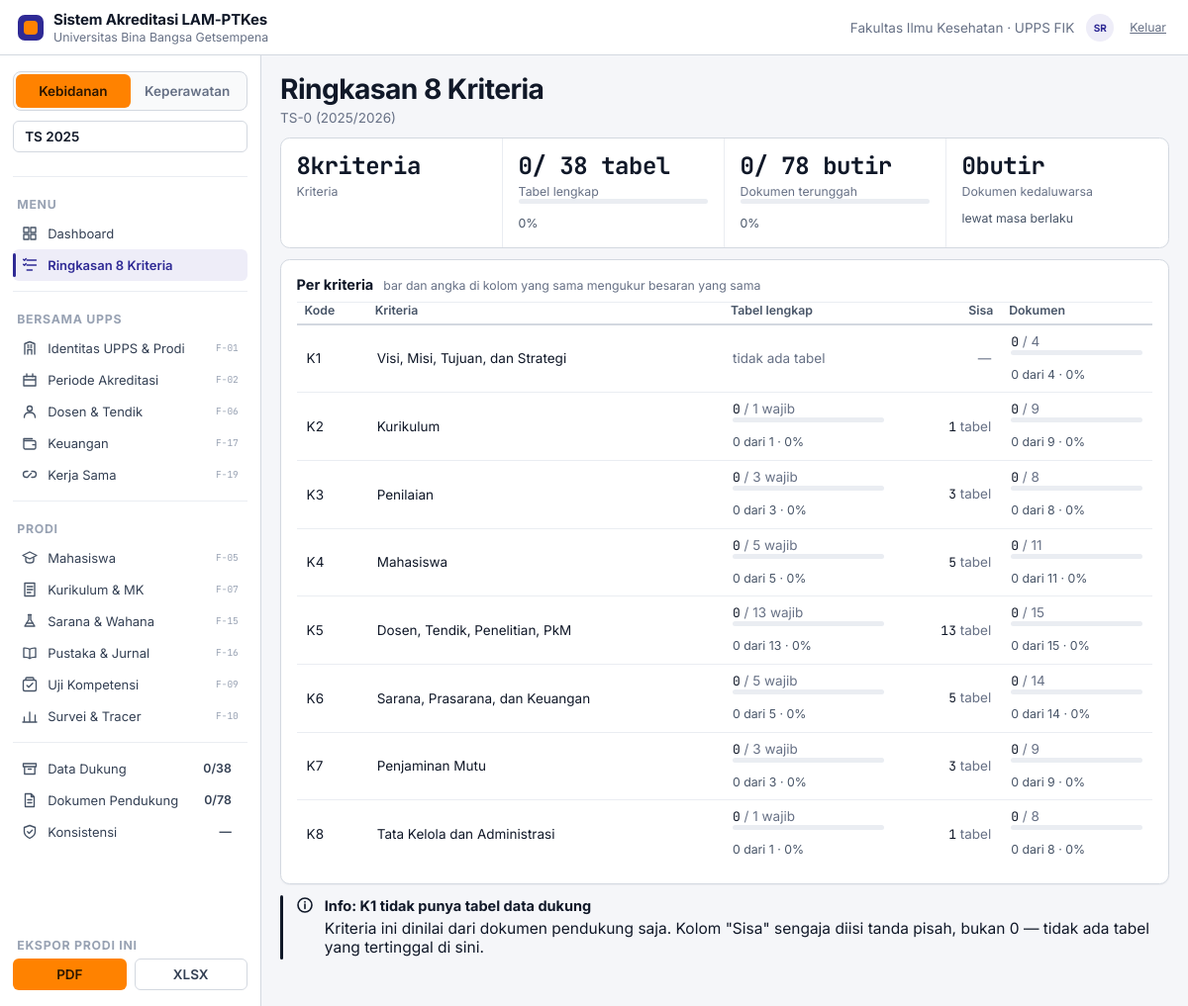
Screenshot of /modul/ringkasan/index.php (signed in) with the database file from the repository.
### tables this page shows
CREATE TABLE pengguna (
  id            INT UNSIGNED NOT NULL AUTO_INCREMENT,
  email         VARCHAR(160) NOT NULL,                
  nama          VARCHAR(160) NOT NULL,
  sandi         VARCHAR(255) NULL,                    
  peran_kode    VARCHAR(32) NOT NULL,
  prodi_id      INT UNSIGNED NULL,                    
  aktif         TINYINT(1) NOT NULL DEFAULT 1,
  dibuat        DATETIME NOT NULL DEFAULT CURRENT_TIMESTAMP,
  masuk_terakhir DATETIME NULL,
  PRIMARY KEY (id),
  UNIQUE KEY uq_pengguna_email (email),
  CONSTRAINT fk_pengguna_peran FOREIGN KEY (peran_kode) REFERENCES peran(kode),
  CONSTRAINT fk_pengguna_prodi FOREIGN KEY (prodi_id) REFERENCES prodi(id)
);

CREATE TABLE prodi (
  id                     INT UNSIGNED NOT NULL AUTO_INCREMENT,
  upps_id                INT UNSIGNED NOT NULL,
  nama_ps                VARCHAR(120) NOT NULL,
  jenjang                ENUM('D-III','Sarjana','Profesi','Sarjana Terapan','Magister','Spesialis') NOT NULL,
  bidang                 VARCHAR(80)  NOT NULL,
  punya_tahap_profesi    TINYINT(1)   NOT NULL DEFAULT 0,
  nama_profesi_lulusan   VARCHAR(80)  NULL,
  lama_studi_semester    TINYINT UNSIGNED NULL,
  nama_uji_kompetensi    VARCHAR(120) NULL,
  peringkat_akreditasi   VARCHAR(40)  NULL,
  tgl_akreditasi         DATE NULL,
  tgl_berakhir_akreditasi DATE NULL,
  aktif                  TINYINT(1) NOT NULL DEFAULT 1,
  dibuat                 DATETIME NOT NULL DEFAULT CURRENT_TIMESTAMP,
  diubah                 DATETIME NOT NULL DEFAULT CURRENT_TIMESTAMP ON UPDATE CURRENT_TIMESTAMP,
  PRIMARY KEY (id),
  UNIQUE KEY uq_prodi_nama (upps_id, nama_ps),
  CONSTRAINT fk_prodi_upps FOREIGN KEY (upps_id) REFERENCES upps(id)
);

CREATE TABLE periode (
  id            INT UNSIGNED NOT NULL AUTO_INCREMENT,
  prodi_id      INT UNSIGNED NOT NULL,
  tahun_ts      SMALLINT UNSIGNED NOT NULL,           
  tahun_ss      SMALLINT UNSIGNED NULL,               
  tgl_pengajuan DATE NULL,
  catatan       VARCHAR(255) NULL,
  aktif         TINYINT(1) NOT NULL DEFAULT 1,
  dibuat        DATETIME NOT NULL DEFAULT CURRENT_TIMESTAMP,
  PRIMARY KEY (id),
  UNIQUE KEY uq_periode (prodi_id, tahun_ts),
  CONSTRAINT fk_periode_prodi FOREIGN KEY (prodi_id) REFERENCES prodi(id),
  CONSTRAINT ck_periode_ts CHECK (tahun_ts BETWEEN 2000 AND 2100)
);

CREATE TABLE IF NOT EXISTS kriteria (
  kode       CHAR(2) NOT NULL,
  nama       VARCHAR(160) NOT NULL,
  PRIMARY KEY (kode)
);

CREATE TABLE tabel_dukung (
  kode          CHAR(2) NOT NULL,
  nomor         TINYINT UNSIGNED NOT NULL,
  judul         VARCHAR(255) NOT NULL,
  kriteria      CHAR(2) NOT NULL,
  khusus_profesi TINYINT(1) NOT NULL DEFAULT 0,
  varian        VARCHAR(20) NULL,                 
  berlaku_untuk VARCHAR(20) NOT NULL DEFAULT 'semua',
  PRIMARY KEY (kode),
  UNIQUE KEY uq_tabel_nomor (nomor),
   
   
  CONSTRAINT fk_tabel_kriteria FOREIGN KEY (kriteria) REFERENCES kriteria(kode)
);

### web/modul/ringkasan/index.php (the view, shortened to what the rows shown need)
<?php
require_once __DIR__ . '/../../system/layout.php';
require_once __DIR__ . '/../../tampilan/kerangka/komponen.php';
$prodi = $PRODI ?? prodi_aktif();
$prodiNama = $U['prodi_nama'] ?? null;
$periode = $prodi ? periode_aktif($prodi) : null;
$perId = (int) $periode['id'];
$perKrit = rekap_kriteria($prodi, $perId);
$ringkas = rekap_ringkas($prodi, $perId);
$dokumen = rekap_dokumen($prodi, $perId);
$dokPer = [];
foreach (rekap_dokumen_per_kriteria($prodi, $perId) as $d) {
    $dokPer[(string) $d['kriteria']] = ['total' => (int) $d['total'], 'unggah' => (int) $d['unggah']];
}
$isi = gaya_kerangka();
$isi .= strip_angka([
    ['label' => 'Kriteria', 'nilai' => count($perKrit), 'satuan' => 'kriteria'],
    ['label' => 'Tabel lengkap', 'nilai' => $ringkas['selesai'], 'dari' => $ringkas['wajib'],
     'satuan' => 'tabel'],
    ['label' => 'Dokumen terunggah', 'nilai' => $dokumen['unggah'], 'dari' => $dokumen['total'],
     'satuan' => 'butir'],
    ['label' => 'Dokumen kedaluwarsa', 'nilai' => $dokumen['kedaluwarsa'],
     'satuan' => 'butir', 'ket' => 'lewat masa berlaku'],
]);
$baris = [];
$tanpaTabel = [];
foreach ($perKrit as $k) {
    $kode = $k['kriteria'];
    $dok = $dokPer[$kode] ?? ['total' => 0, 'unggah' => 0];
    if ($k['total'] > 0) {
        $selTabel = '<span class="num">' . e($k['lengkap']) . '</span>'
                  . ' <span class="muted">/ ' . e($k['wajib']) . ' wajib</span>'
                  . bar_bagian((float) $k['lengkap'], (float) $k['wajib']);
        $sisa = $k['wajib'] - $k['lengkap'];
        $selSisa = $sisa > 0
            ? '<span class="num">' . e($sisa) . '</span> <span class="muted">tabel</span>'
            : '<span class="muted">—</span>';
    } else {
        $tanpaTabel[] = $kode;
        $selTabel = '<span class="muted">tidak ada tabel</span>';
        $selSisa = '<span class="muted">—</span>';
    }
    $selDok = $dok['total'] > 0
        ? '<span class="num">' . e($dok['unggah']) . '</span>'
          . ' <span class="muted">/ ' . e($dok['total']) . '</span>'
          . bar_bagian((float) $dok['unggah'], (float) $dok['total'])
        : '<span class="muted">tidak ada butir</span>';
    $baris[] = [
        'kode'  => $kode,
        'nama'  => $k['nama'],
        'tabel' => ['html' => $selTabel],
        'sisa'  => ['html' => $selSisa],
        'dok'   => ['html' => $selDok],
    ];
}
$isi .= kartu('Per kriteria',
    tabel_html([
        ['kunci' => 'kode', 'label' => 'Kode', 'lebar' => '56px'],
        ['kunci' => 'nama', 'label' => 'Kriteria'],
        ['kunci' => 'tabel', 'label' => 'Tabel lengkap'],
        ['kunci' => 'sisa', 'label' => 'Sisa', 'kelas' => 'r', 'lebar' => '96px'],
        ['kunci' => 'dok', 'label' => 'Dokumen'],
    ], $baris),
    ['catatan' => 'bar dan angka di kolom yang sama mengukur besaran yang sama']);
if ($tanpaTabel !== []) {
    $isi .= callout('info',
        implode(', ', $tanpaTabel) . ' tidak punya tabel data dukung',
        'Kriteria ini dinilai dari dokumen pendukung saja. Kolom "Sisa" sengaja diisi tanda pisah, '
        . 'bukan 0 — tidak ada tabel yang tertinggal di sini.');
}
render('Ringkasan 8 Kriteria', $isi, [
    'aktif' => 'ringkasan',
    'sub'   => ($prodiNama !== null && $prodiNama !== '' ? $prodiNama . ' · ' : '') . label_ts(tahun_ts(), 0),
]);

### web/tampilan/kerangka/komponen.php (shortened to what the rows shown need)
<?php
function strip(array $sel): string
{
    $out = '<div class="strip">';
    foreach ($sel as $s) {
        if (is_array($s) && isset($s['label'])) {
            $nilai = (string) ($s['nilai'] ?? '');
            $label = (string) $s['label'];
            $dari  = $s['dari'] ?? null;
            $satuan = (string) ($s['satuan'] ?? '');
            $ket   = (string) ($s['ket'] ?? '');
            $cls   = (string) ($s['kelas'] ?? '');
        }
        $angka = '<b class="num">' . e($nilai) . '</b>';
        if ($dari !== null && $dari !== '' && (float) $dari > 0) {
            $angka .= '<span class="strip-dari">/ ' . e($dari) . '</span> ';
        }
        if ($satuan !== '') {
            $angka .= '<span class="strip-satuan">' . e($satuan) . '</span>';
        }
        $out .= '<div class="cell"><div class="val ' . e($cls) . '">' . $angka . '</div>'
            . '<div class="lab">' . e($label) . '</div>';
        if ($dari !== null && $dari !== '' && (float) $dari > 0) {
            $out .= mbar((float) $nilai / (float) $dari * 100, $cls !== '' ? $cls : 'ok');
            $out .= '<div class="foot-note">' . e(number_format((float) $nilai / (float) $dari * 100, 0, ',', '.')) . '%</div>';
        }
        if ($ket !== '') {
            $out .= '<div class="foot-note">' . e($ket) . '</div>';
        }
        $out .= '</div>';
    }
    return $out . '</div>';
}
function kartu(string $judulAtauIsi, ?string $isi = null, array $opsi = []): string
{
    $kelas = trim((string) ($opsi['kelas'] ?? ''));
    $id = $opsi['id'] ?? '';
    $catatan = $opsi['catatan'] ?? '';
    return '<div class="card' . ($kelas !== '' ? ' ' . e($kelas) : '') . '"'
        . ($id !== '' ? ' id="' . e((string) $id) . '"' : '') . '>'
        . cardHead($judulAtauIsi, (string) $catatan)
        . $isi
        . '</div>';
}
function cardHead(string $judul, string $catatan = '', string $kanan = ''): string
{
    $out = '<div class="card-head"><h2>' . e($judul) . '</h2>';
    if ($catatan !== '') {
        $out .= '<span class="note">' . e($catatan) . '</span>';
    }
    return $out . '</div>';
}
function mbar(float $pct, string $cls = 'ok', int $h = 5): string
{
    $p = max(0, min(100, $pct));
    return '<div class="mbar" style="height:' . $h . 'px"><i class="' . e($cls)
        . '" style="width:' . number_format($p, 1, '.', '') . '%"></i></div>';
}
function tabel_html(array $kolom, array $baris, array $opsi = []): string
{
    $cls = trim((string) ($opsi['cls'] ?? ''));
    $norm = static function ($k): array {
        if (is_array($k)) {
            if (isset($k['label'])) {
                return [
                    (string) $k['label'],
                    (string) ($k['align'] ?? $k['kelas'] ?? ''),
                    (bool) ($k['html'] ?? false),
                ];
            }
            return [(string) ($k[0] ?? ''), (string) ($k[1] ?? ''), (bool) ($k[2] ?? false)];
        }
        return [(string) $k, '', false];
    };
    $kolomAsli = $kolom;
    $kolom = array_map($norm, $kolom);
    $out = ($opsi['tanpa_bungkus'] ?? false) ? '' : '<div class="tbl-wrap">';
    $out .= '<table class="tbl' . ($cls !== '' ? ' ' . e($cls) : '') . '"><thead><tr>';
    foreach ($kolom as $k) {
        $out .= '<th class="' . ($k[1] === 'r' ? 'r' : '') . '">' . e($k[0]) . '</th>';
    }
    $out .= '</tr></thead><tbody>';
    $kunciKolom = array_map(static fn($k) => is_array($k) ? ($k['kunci'] ?? null) : null, $kolomAsli);
    $adaKunci = $kunciKolom !== [] && array_filter($kunciKolom, static fn($k) => $k !== null) !== [];
    foreach ($baris as $r) {
        $trCls = is_array($r) && isset($r['cls']) && !isset($r['html']) && !isset($r['isi'])
            ? ' class="' . e($r['cls']) . '"' : '';
        if (is_array($r) && isset($r['cells'])) {
            $sel = $r['cells'];
        } elseif (is_array($r) && (array_key_exists('html', $r) || array_key_exists('isi', $r))) {
            $sel = [$r];
        } elseif (is_array($r) && !array_is_list($r) && $adaKunci) {
            $urut = [];
            foreach ($kunciKolom as $kk) {
                $urut[] = $kk !== null ? ($r[$kk] ?? null) : null;
            }
            $sel = $urut;
        } else {
            $sel = $r;
        }
        $out .= '<tr' . $trCls . '>';
        foreach ($sel as $i => $c) {
            $kanan = ($kolom[$i][1] ?? '') === 'r' ? 'r' : '';
            $htmlKolom = $kolom[$i][2] ?? false;
            if (is_array($c)) {
                if (array_key_exists('html', $c)) {
                    $isi = (string) $c['html'];
                    $htmlSel = true;
                } else {
                    $isi = $c['isi'] ?? $c[0] ?? null;
                    $htmlSel = false;
                }
                $clsSel = ' ' . (string) ($c['cls'] ?? $c['kelas'] ?? $c[1] ?? '');
            } else {
                $isi = $c;
                $htmlSel = false;
                $clsSel = '';
            }
            if ($isi === null || $isi === '') {
                $td = '<span class="muted">—</span>';
            } elseif ($htmlSel || $htmlKolom) {
                $td = $isi;
            } else {
                $td = e($isi);
            }
            $attr = trim($kanan . $clsSel);
            $out .= '<td' . ($attr !== '' ? ' class="' . $attr . '"' : '') . '>' . $td . '</td>';
        }
        $out .= '</tr>';
    }
    $out .= '</tbody>';
    $out .= '</table>';
    return ($opsi['tanpa_bungkus'] ?? false) ? $out : $out . '</div>';
}
function strip_angka(array $sel): string
{
    return strip($sel);
}
function bar_bagian(float $bagian, float $total, string $cls = 'ok'): string
{
    $pct = $bagian / $total * 100;
    return mbar($pct, $cls) . '<div class="foot-note">'
        . e(number_format($bagian, 0, ',', '.')) . ' dari '
        . e(number_format($total, 0, ',', '.')) . ' · '
        . e(number_format($pct, 0, ',', '.')) . '%</div>';
}
function rekap_kriteria(int $prodiId, int $periodeId): array
{
    return rekap_per_kriteria($prodiId, $periodeId);
}

### web/system/layout.php (shortened to what the rows shown need)
<?php
require_once __DIR__ . '/view.php';
require_once __DIR__ . '/rekap.php';
function render(string $judul, string $isi, array $opsi = []): void
{
    $U = pengguna();
    ?><!DOCTYPE html>
<html lang="id">
<head>
<link rel="stylesheet" href="<?= e(BASE_URL) ?>assets/css/app.css?v=1">
<link rel="stylesheet" href="<?= e(BASE_URL) ?>assets/css/anim.css?v=1">
</head>
<body>
<header class="topbar">
  <div class="topbar-right">
    <span class="topbar-ctx">Fakultas Ilmu Kesehatan · UPPS FIK</span>
    <div class="avatar" title="<?= e($U['nama'] ?? '') ?>"><?= e(inisial($U['nama'] ?? '')) ?></div>
    <a class="who-keluar" href="<?= e(BASE_URL) ?>index.php?m=masuk&amp;a=keluar">Keluar</a>
  </div>
</header>
<aside class="sidebar" id="sidebar" aria-label="Navigasi utama">
  <div class="switch">
    <?php foreach (semua_prodi() as $p): ?>
      <button data-prodi="<?= (int) $p['id'] ?>" aria-pressed="<?= (int) $p['id'] === prodi_aktif() ? 'true' : 'false' ?>"><?= e($p['nama_ps']) ?></button>
    <?php endforeach; ?>
  </div>
  <button class="period"><b>TS <?= e(tahun_ts()) ?></b></button>
</aside>
<main class="main">
  <div class="page-head">
    <div>
      <h1><?= e($judul) ?></h1>
    </div>
  </div>
  <?= $isi ?>
</main>
</body>
</html><?php
}
function inisial(string $nama): string
{
    $bersih = preg_replace('/,.*$/', '', $nama);
    $kata = preg_split('/\s+/', trim((string) $bersih)) ?: [];
    $out = '';
    foreach ($kata as $k) {
        if ($k !== '') {
            $out .= mb_substr($k, 0, 1);
        }
        if (mb_strlen($out) >= 2) {
            break;
        }
    }
    return mb_strtoupper($out);
}
function semua_prodi(): array
{
    return q('SELECT id, nama_ps FROM prodi WHERE aktif = 1 ORDER BY id');
}
function tahun_ts(): int
{
    static $ts = null;
    if ($ts !== null) {
        return $ts;
    }
    $p = prodi_aktif();
    return $ts = (int) qv('SELECT tahun_ts FROM periode WHERE prodi_id = ? AND aktif = 1
                            ORDER BY tahun_ts DESC LIMIT 1', [$p], (int) date('Y'));
}

### rows the page displays
pengguna: nama "SR", prodi.tahun_ts "2025"
prodi: nama_ps "Kebidanan"
prodi: nama_ps "Keperawatan"
kriteria: kode "K1", nama "Visi, Misi, Tujuan, dan Strategi", total "4"
kriteria: kode "K2", nama "Kurikulum", total "1", total "9"
tabel_dukung: khusus_profesi "0", nomor "1", kriteria "0", kriteria "9"
kriteria: kode "K3", nama "Penilaian", total "3", total "8"
tabel_dukung: khusus_profesi "0", nomor "3", kriteria "0", kriteria "8"
kriteria: kode "K4", nama "Mahasiswa", total "5", total "11"
tabel_dukung: khusus_profesi "0", nomor "5"
kriteria: kode "K5", nama "Dosen, Tendik, Penelitian, PkM", total "13", total "15"
tabel_dukung: khusus_profesi "0", nomor "13"
kriteria: kode "K6", nama "Sarana, Prasarana, dan Keuangan", total "5", total "14"
kriteria: kode "K7", nama "Penjaminan Mutu", total "3", total "9"
kriteria: kode "K8", nama "Tata Kelola dan Administrasi", total "1", total "8"

### other values shown
$grup['kelompok'] "MENU"
$nama "Dashboard"
$nama "Ringkasan 8 Kriteria"
$grup['kelompok'] "BERSAMA UPPS"
$nama "Identitas UPPS & Prodi"
$fitur "F-01"
$nama "Periode Akreditasi"
$fitur "F-02"
$nama "Dosen & Tendik"
$fitur "F-06"
$nama "Keuangan"
$fitur "F-17"
$nama "Kerja Sama"
$fitur "F-19"
$grup['kelompok'] "PRODI"
